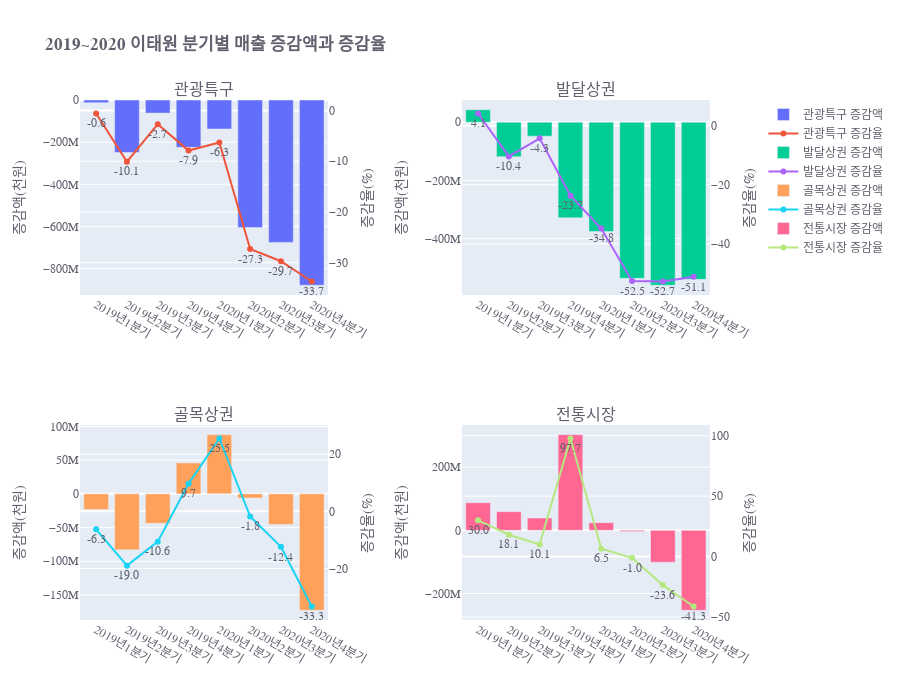

The notebook cell this image was saved under:
### Code cell
# fig = go.Figure()
fig = make_subplots(rows=2, cols=2,
                    subplot_titles=("관광특구", "발달상권", "골목상권", "전통시장"),
                    specs=[[{"secondary_y": True}, {"secondary_y": True}],
                           [{"secondary_y": True}, {"secondary_y": True}]])

## 관광특구
fig.add_trace(
    go.Bar(x=result1['기준_분기_코드'],
            y=result1['전년도 분기 대비 매출증감액'],
            name='관광특구 증감액'),
            row=1, col=1,
            secondary_y=False)
fig.add_trace(
    go.Scatter(x=result1['기준_분기_코드'],
            y=result1['전년도 분기 대비 매출증감율'],
            mode='lines+markers+text',
            name='관광특구 증감율',
            text=result1['전년도 분기 대비 매출증감율'],
            textposition="bottom center"),
            row=1, col=1,
            secondary_y=True)
## 발달상권
fig.add_trace(
    go.Bar(x=result2['기준_분기_코드'],
            y=result2['전년도 분기 대비 매출증감액'],
            name='발달상권 증감액'),
            row=1, col=2,
            secondary_y=False)
fig.add_trace(
    go.Scatter(x=result2['기준_분기_코드'],
            y=result2['전년도 분기 대비 매출증감율'],
            mode='lines+markers+text',
            name='발달상권 증감율',
            text=result2['전년도 분기 대비 매출증감율'],
            textposition="bottom center"),
            row=1, col=2,
            secondary_y=True)
## 골목상권    
fig.add_trace(
    go.Bar(x=result3['기준_분기_코드'],
            y=result3['전년도 분기 대비 매출증감액'],
            name='골목상권 증감액'),
            row=2, col=1,
            secondary_y=False)
fig.add_trace(
    go.Scatter(x=result3['기준_분기_코드'],
            y=result3['전년도 분기 대비 매출증감율'],
            mode='lines+markers+text',
            name='골목상권 증감율',
            text=result3['전년도 분기 대비 매출증감율'],
            textposition="bottom center"),
            row=2, col=1,
            secondary_y=True)

## 전통시장
fig.add_trace(
    go.Bar(x=result4['기준_분기_코드'],
            y=result4['전년도 분기 대비 매출증감액'],
            name='전통시장 증감액'),
            row=2, col=2,
            secondary_y=False)
fig.add_trace(
    go.Scatter(x=result4['기준_분기_코드'],
            y=result4['전년도 분기 대비 매출증감율'],
            mode='lines+markers+text',
            name='전통시장 증감율',
            text=result4['전년도 분기 대비 매출증감율'],
            textposition="bottom center"),
            row=2, col=2,
            secondary_y=True)


fig.update_layout(title='<b>2019~2020 이태원 분기별 매출 증감액과 증감율 </b>', height=700,**layout_font)

# Set y-axes titles
fig.update_yaxes(title_text="증감액(천원)", secondary_y=False)
fig.update_yaxes(title_text="증감율(%)", secondary_y=True)
fig.show()

### Figure 1 — Plotly figure (JSON) as saved in the notebook; plotly's stock layout.template omitted (floating-point values rounded to 4 significant figures)
{"data": [{"name": "관광특구 증감액", "type": "bar", "x": ["2019년1분기", "2019년2분기", "2019년3분기", "2019년4분기", "2020년1분기", "2020년2분기", "2020년3분기", "2020년4분기"], "xaxis": "x", "y": [-12996779, -249132827, -62044458, -224759135, -137682174, -605095590, -675579781, -878897237], "yaxis": "y"}, {"mode": "lines+markers+text", "name": "관광특구 증감율", "text": ["-0.6", "-10.1", "-2.7", "-7.9", "-6.3", "-27.3", "-29.7", "-33.7"], "textposition": "bottom center", "type": "scatter", "x": ["2019년1분기", "2019년2분기", "2019년3분기", "2019년4분기", "2020년1분기", "2020년2분기", "2020년3분기", "2020년4분기"], "xaxis": "x", "y": [-0.6, -10.1, -2.7, -7.9, -6.3, -27.3, -29.7, -33.7], "yaxis": "y2"}, {"name": "발달상권 증감액", "type": "bar", "x": ["2019년1분기", "2019년2분기", "2019년3분기", "2019년4분기", "2020년1분기", "2020년2분기", "2020년3분기", "2020년4분기"], "xaxis": "x2", "y": [42886219, -118702656, -48031397, -329046117, -376160230, -537452980, -561116398, -540863860], "yaxis": "y3"}, {"mode": "lines+markers+text", "name": "발달상권 증감율", "text": ["4.1", "-10.4", "-4.3", "-23.7", "-34.8", "-52.5", "-52.7", "-51.1"], "textposition": "bottom center", "type": "scatter", "x": ["2019년1분기", "2019년2분기", "2019년3분기", "2019년4분기", "2020년1분기", "2020년2분기", "2020년3분기", "2020년4분기"], "xaxis": "x2", "y": [4.1, -10.4, -4.3, -23.7, -34.8, -52.5, -52.7, -51.1], "yaxis": "y4"}, {"name": "골목상권 증감액", "type": "bar", "x": ["2019년1분기", "2019년2분기", "2019년3분기", "2019년4분기", "2020년1분기", "2020년2분기", "2020년3분기", "2020년4분기"], "xaxis": "x3", "y": [-23241737, -82937893, -43681862, 45959615, 87725944, -6187309, -45414255, -172699843], "yaxis": "y5"}, {"mode": "lines+markers+text", "name": "골목상권 증감율", "text": ["-6.3", "-19.0", "-10.6", "9.7", "25.5", "-1.8", "-12.4", "-33.3"], "textposition": "bottom center", "type": "scatter", "x": ["2019년1분기", "2019년2분기", "2019년3분기", "2019년4분기", "2020년1분기", "2020년2분기", "2020년3분기", "2020년4분기"], "xaxis": "x3", "y": [-6.3, -19, -10.6, 9.7, 25.5, -1.8, -12.4, -33.3], "yaxis": "y6"}, {"name": "전통시장 증감액", "type": "bar", "x": ["2019년1분기", "2019년2분기", "2019년3분기", "2019년4분기", "2020년1분기", "2020년2분기", "2020년3분기", "2020년4분기"], "xaxis": "x4", "y": [87396230, 59176771, 38869933, 302605851, 24421587, -4009789, -100630222, -252953175], "yaxis": "y7"}, {"mode": "lines+markers+text", "name": "전통시장 증감율", "text": ["30.0", "18.1", "10.1", "97.7", "6.5", "-1.0", "-23.6", "-41.3"], "textposition": "bottom center", "type": "scatter", "x": ["2019년1분기", "2019년2분기", "2019년3분기", "2019년4분기", "2020년1분기", "2020년2분기", "2020년3분기", "2020년4분기"], "xaxis": "x4", "y": [30, 18.1, 10.1, 97.7, 6.5, -1, -23.6, -41.3], "yaxis": "y8"}], "layout": {"annotations": [{"font": {"size": 16}, "showarrow": false, "text": "관광특구", "x": 0.185, "xanchor": "center", "xref": "paper", "y": 1, "yanchor": "bottom", "yref": "paper"}, {"font": {"size": 16}, "showarrow": false, "text": "발달상권", "x": 0.755, "xanchor": "center", "xref": "paper", "y": 1, "yanchor": "bottom", "yref": "paper"}, {"font": {"size": 16}, "showarrow": false, "text": "골목상권", "x": 0.185, "xanchor": "center", "xref": "paper", "y": 0.375, "yanchor": "bottom", "yref": "paper"}, {"font": {"size": 16}, "showarrow": false, "text": "전통시장", "x": 0.755, "xanchor": "center", "xref": "paper", "y": 0.375, "yanchor": "bottom", "yref": "paper"}], "font": {"color": "#60606e", "family": "Malgun Gothic", "size": 12}, "height": 700, "title": {"text": "<b>2019~2020 이태원 분기별 매출 증감액과 증감율 </b>"}, "xaxis": {"anchor": "y", "domain": [0, 0.37]}, "xaxis2": {"anchor": "y3", "domain": [0.57, 0.94]}, "xaxis3": {"anchor": "y5", "domain": [0, 0.37]}, "xaxis4": {"anchor": "y7", "domain": [0.57, 0.94]}, "yaxis": {"anchor": "x", "domain": [0.625, 1], "title": {"text": "증감액(천원)"}}, "yaxis2": {"anchor": "x", "overlaying": "y", "side": "right", "title": {"text": "증감율(%)"}}, "yaxis3": {"anchor": "x2", "domain": [0.625, 1], "title": {"text": "증감액(천원)"}}, "yaxis4": {"anchor": "x2", "overlaying": "y3", "side": "right", "title": {"text": "증감율(%)"}}, "yaxis5": {"anchor": "x3", "domain": [0, 0.375], "title": {"text": "증감액(천원)"}}, "yaxis6": {"anchor": "x3", "overlaying": "y5", "side": "right", "title": {"text": "증감율(%)"}}, "yaxis7": {"anchor": "x4", "domain": [0, 0.375], "title": {"text": "증감액(천원)"}}, "yaxis8": {"anchor": "x4", "overlaying": "y7", "side": "right", "title": {"text": "증감율(%)"}}}}
